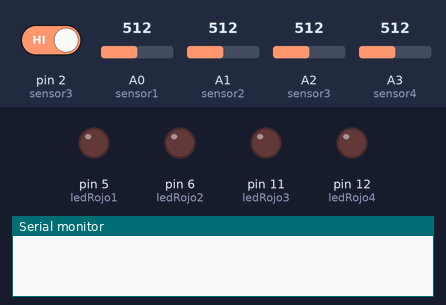
A sketch run on a simulated Arduino Uno, built with avr-gcc and run on an emulated ATmega328P. Parts: output pins drawn as LEDs (lit = HIGH), the last lines printed to the serial monitor. The test bench sets the inputs (shaded band); at power-on: pin 2 (sensor3) HIGH, A0 (sensor1) = 512, A1 (sensor2) = 512, A2 (sensor3) = 512, A3 (sensor4) = 512.

Above: at 1.2 s.
1.3 s: pin 2 (sensor3) driven LOW
At 1.8 s:
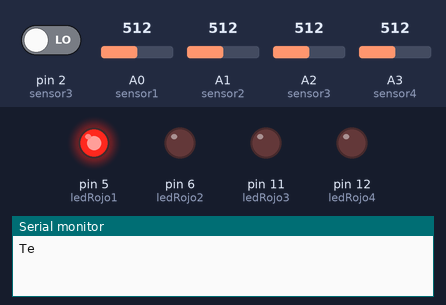
At 2.7 s:
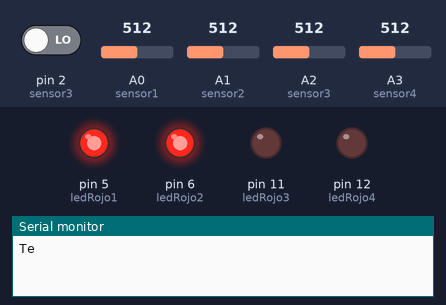
3.8 s: pin 2 (sensor3) driven HIGH
At 6.1 s:
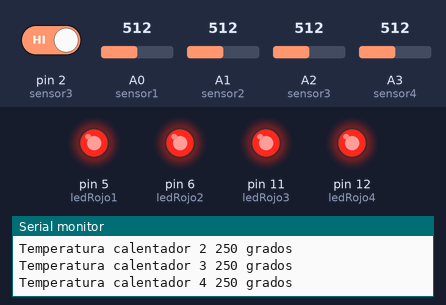
Timing chart, 0 to 7.6 s (numbered marks = the images above; inputs shaded):
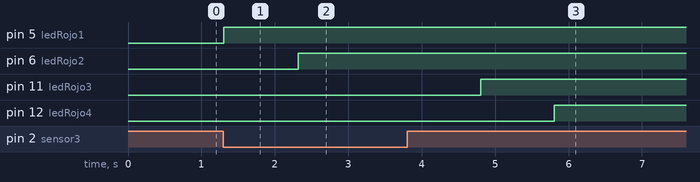

Measured:
- after the input at 1.3 s, pin 5 (ledRojo1): LOW → HIGH at once; pin 6 (ledRojo2): LOW → HIGH after 1.0 s
- after the input at 3.8 s, pin 11 (ledRojo3): LOW → HIGH after 1.0 s; pin 12 (ledRojo4): LOW → HIGH after 2.0 s

The sketch:

cuatrocalefactores.ino
```cpp
const byte sensor1 = 0;
const byte sensor2 = 1;
const byte sensor3 = 2;
const byte sensor4 = 3;
const byte ledRojo1 = 5;
const byte ledRojo2 = 6;
const byte ledRojo3 = 11;
const byte ledRojo4 = 12;
byte sub_periodo=1;
const byte sub_total=4;
unsigned long miliVolts;
unsigned long temperatura;
unsigned int brillo;
boolean inicio;
const byte botoninicio=13;
volatile boolean ON=LOW;
void setup(){
  Serial.begin(9600);
  pinMode(botoninicio,INPUT);
  pinMode(ledRojo1,OUTPUT);
  pinMode(ledRojo2,OUTPUT);
  pinMode(ledRojo3,OUTPUT);
  pinMode(ledRojo4,OUTPUT);
  attachInterrupt(0, parpadeo, LOW);// el 0 pin digital 2
}void loop(){
  switch(ON){
    case HIGH:
      ejecutivo_ciclico();
      break;
    case LOW:
      analogWrite(ledRojo1,0);
      analogWrite(ledRojo2,0);
      analogWrite(ledRojo3,0);
      analogWrite(ledRojo4,0);
      break;
  }
}void parpadeo(){
  ON=!ON;
}void ejecutivo_ciclico(){
  switch(sub_periodo){
    case 1:
      miliVolts = analogRead(sensor1)*5000L/1023;
      temperatura = miliVolts/10;
      brillo=map(temperatura,10,40,0,255);
      brillo = constrain(brillo,0,255);
      //frio valor brillo muy bajo
      analogWrite(ledRojo1,brillo);
      Serial.print("Temperatura calentador 1 ");
      Serial.print(temperatura);
      Serial.println(" grados");
      delay(1000);
      break;
    case 2:
      miliVolts = analogRead(sensor2)*5000L/1023;
      temperatura = miliVolts/10;
      brillo=map(temperatura,10,40,0,255);
      brillo = constrain(brillo,0,255);
      //frio valor brillo muy bajo
      analogWrite(ledRojo2,brillo);
      Serial.print("Temperatura calentador 2 ");
      Serial.print(temperatura);
      Serial.println(" grados");
      delay(1000);
      break;
    case 3:
      miliVolts = analogRead(sensor3)*5000L/1023;
      temperatura = miliVolts/10;
      brillo=map(temperatura,10,40,0,255);
      brillo = constrain(brillo,0,255);
      //frio valor brillo muy bajo
      analogWrite(ledRojo3,brillo);
      Serial.print("Temperatura calentador 3 ");
      Serial.print(temperatura);
      Serial.println(" grados");
      delay(1000);
      break;
    case 4:
      miliVolts = analogRead(sensor4)*5000L/1023;
      temperatura = miliVolts/10;
      brillo=map(temperatura,10,40,0,255);
      brillo = constrain(brillo,0,255);
      //frio valor brillo muy bajo
      analogWrite(ledRojo4,brillo);
      Serial.print("Temperatura calentador 4 ");
      Serial.print(temperatura);
      Serial.println(" grados");
      delay(1000);
      break;
  }
  sub_periodo=(sub_periodo==sub_total)?1:sub_periodo+1;
}
```
